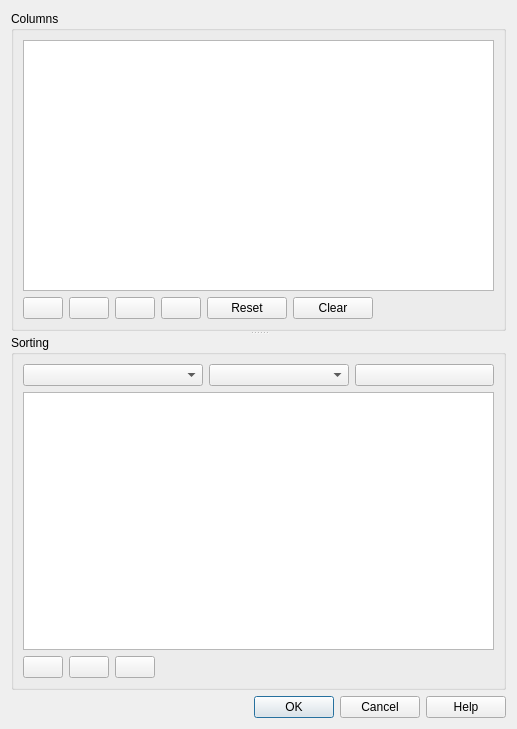
<?xml version="1.0" encoding="UTF-8"?>
<ui version="4.0">
 <class>QgsLayoutAttributeSelectionDialogBase</class>
 <widget class="QDialog" name="QgsLayoutAttributeSelectionDialogBase">
  <property name="geometry">
   <rect>
    <x>0</x>
    <y>0</y>
    <width>517</width>
    <height>729</height>
   </rect>
  </property>
  <property name="windowTitle">
   <string>Select Attributes</string>
  </property>
  <layout class="QGridLayout" name="gridLayout_2">
   <item row="0" column="0">
    <widget class="QSplitter" name="splitter">
     <property name="orientation">
      <enum>Qt::Vertical</enum>
     </property>
     <widget class="QGroupBox" name="mAttributesGroupBox">
      <property name="title">
       <string>Columns</string>
      </property>
      <layout class="QGridLayout" name="gridLayout">
       <item row="1" column="0">
        <layout class="QHBoxLayout" name="horizontalLayout_2">
         <item>
          <widget class="QPushButton" name="mColumnUpPushButton">
           <property name="text">
            <string/>
           </property>
           <property name="icon">
            <iconset resource="../../../images/images.qrc">
             <normaloff>:/images/themes/default/mActionArrowUp.svg</normaloff>:/images/themes/default/mActionArrowUp.svg</iconset>
           </property>
          </widget>
         </item>
         <item>
          <widget class="QPushButton" name="mColumnDownPushButton">
           <property name="text">
            <string/>
           </property>
           <property name="icon">
            <iconset resource="../../../images/images.qrc">
             <normaloff>:/images/themes/default/mActionArrowDown.svg</normaloff>:/images/themes/default/mActionArrowDown.svg</iconset>
           </property>
          </widget>
         </item>
         <item>
          <widget class="QPushButton" name="mAddColumnPushButton">
           <property name="text">
            <string/>
           </property>
           <property name="icon">
            <iconset resource="../../../images/images.qrc">
             <normaloff>:/images/themes/default/symbologyAdd.svg</normaloff>:/images/themes/default/symbologyAdd.svg</iconset>
           </property>
          </widget>
         </item>
         <item>
          <widget class="QPushButton" name="mRemoveColumnPushButton">
           <property name="text">
            <string/>
           </property>
           <property name="icon">
            <iconset resource="../../../images/images.qrc">
             <normaloff>:/images/themes/default/symbologyRemove.svg</normaloff>:/images/themes/default/symbologyRemove.svg</iconset>
           </property>
          </widget>
         </item>
         <item>
          <widget class="QPushButton" name="mResetColumnsPushButton">
           <property name="text">
            <string>Reset</string>
           </property>
          </widget>
         </item>
         <item>
          <widget class="QPushButton" name="mClearColumnsPushButton">
           <property name="text">
            <string>Clear</string>
           </property>
          </widget>
         </item>
        </layout>
       </item>
       <item row="1" column="1">
        <spacer name="horizontalSpacer">
         <property name="orientation">
          <enum>Qt::Horizontal</enum>
         </property>
         <property name="sizeHint" stdset="0">
          <size>
           <width>77</width>
           <height>20</height>
          </size>
         </property>
        </spacer>
       </item>
       <item row="0" column="0" colspan="2">
        <widget class="QTableView" name="mColumnsTableView">
         <property name="editTriggers">
          <set>QAbstractItemView::AllEditTriggers</set>
         </property>
         <property name="showDropIndicator" stdset="0">
          <bool>false</bool>
         </property>
         <property name="dragEnabled">
          <bool>false</bool>
         </property>
         <property name="dragDropOverwriteMode">
          <bool>false</bool>
         </property>
         <property name="dragDropMode">
          <enum>QAbstractItemView::NoDragDrop</enum>
         </property>
         <property name="defaultDropAction">
          <enum>Qt::IgnoreAction</enum>
         </property>
         <property name="selectionMode">
          <enum>QAbstractItemView::MultiSelection</enum>
         </property>
         <property name="selectionBehavior">
          <enum>QAbstractItemView::SelectRows</enum>
         </property>
         <property name="wordWrap">
          <bool>false</bool>
         </property>
         <property name="cornerButtonEnabled">
          <bool>false</bool>
         </property>
        </widget>
       </item>
      </layout>
     </widget>
     <widget class="QGroupBox" name="mSortingGroupBox">
      <property name="title">
       <string>Sorting</string>
      </property>
      <layout class="QGridLayout" name="gridLayout_3">
       <item row="0" column="0">
        <layout class="QHBoxLayout" name="horizontalLayout_3">
         <item>
          <widget class="QComboBox" name="mSortColumnComboBox">
           <property name="minimumSize">
            <size>
             <width>180</width>
             <height>0</height>
            </size>
           </property>
          </widget>
         </item>
         <item>
          <widget class="QComboBox" name="mOrderComboBox">
           <property name="minimumSize">
            <size>
             <width>100</width>
             <height>0</height>
            </size>
           </property>
          </widget>
         </item>
         <item>
          <widget class="QPushButton" name="mAddSortColumnPushButton">
           <property name="maximumSize">
            <size>
             <width>16777215</width>
             <height>16777215</height>
            </size>
           </property>
           <property name="text">
            <string/>
           </property>
           <property name="icon">
            <iconset resource="../../../images/images.qrc">
             <normaloff>:/images/themes/default/symbologyAdd.svg</normaloff>:/images/themes/default/symbologyAdd.svg</iconset>
           </property>
          </widget>
         </item>
        </layout>
       </item>
       <item row="2" column="0">
        <layout class="QHBoxLayout" name="horizontalLayout">
         <item>
          <widget class="QPushButton" name="mSortColumnUpPushButton">
           <property name="text">
            <string/>
           </property>
           <property name="icon">
            <iconset resource="../../../images/images.qrc">
             <normaloff>:/images/themes/default/mActionArrowUp.svg</normaloff>:/images/themes/default/mActionArrowUp.svg</iconset>
           </property>
          </widget>
         </item>
         <item>
          <widget class="QPushButton" name="mSortColumnDownPushButton">
           <property name="text">
            <string/>
           </property>
           <property name="icon">
            <iconset resource="../../../images/images.qrc">
             <normaloff>:/images/themes/default/mActionArrowDown.svg</normaloff>:/images/themes/default/mActionArrowDown.svg</iconset>
           </property>
          </widget>
         </item>
         <item>
          <widget class="QPushButton" name="mRemoveSortColumnPushButton">
           <property name="text">
            <string/>
           </property>
           <property name="icon">
            <iconset resource="../../../images/images.qrc">
             <normaloff>:/images/themes/default/symbologyRemove.svg</normaloff>:/images/themes/default/symbologyRemove.svg</iconset>
           </property>
          </widget>
         </item>
         <item>
          <spacer name="horizontalSpacer_2">
           <property name="orientation">
            <enum>Qt::Horizontal</enum>
           </property>
           <property name="sizeHint" stdset="0">
            <size>
             <width>40</width>
             <height>20</height>
            </size>
           </property>
          </spacer>
         </item>
        </layout>
       </item>
       <item row="1" column="0">
        <widget class="QTableView" name="mSortColumnTableView">
         <property name="editTriggers">
          <set>QAbstractItemView::AllEditTriggers</set>
         </property>
         <property name="selectionMode">
          <enum>QAbstractItemView::SingleSelection</enum>
         </property>
         <property name="selectionBehavior">
          <enum>QAbstractItemView::SelectRows</enum>
         </property>
        </widget>
       </item>
      </layout>
     </widget>
    </widget>
   </item>
   <item row="1" column="0">
    <widget class="QDialogButtonBox" name="buttonBox">
     <property name="orientation">
      <enum>Qt::Horizontal</enum>
     </property>
     <property name="standardButtons">
      <set>QDialogButtonBox::Cancel|QDialogButtonBox::Help|QDialogButtonBox::Ok</set>
     </property>
    </widget>
   </item>
  </layout>
 </widget>
 <tabstops>
  <tabstop>mColumnsTableView</tabstop>
  <tabstop>mColumnUpPushButton</tabstop>
  <tabstop>mColumnDownPushButton</tabstop>
  <tabstop>mAddColumnPushButton</tabstop>
  <tabstop>mRemoveColumnPushButton</tabstop>
  <tabstop>mResetColumnsPushButton</tabstop>
  <tabstop>mSortColumnComboBox</tabstop>
  <tabstop>mOrderComboBox</tabstop>
  <tabstop>mAddSortColumnPushButton</tabstop>
  <tabstop>mSortColumnTableView</tabstop>
  <tabstop>mSortColumnUpPushButton</tabstop>
  <tabstop>mSortColumnDownPushButton</tabstop>
  <tabstop>mRemoveSortColumnPushButton</tabstop>
  <tabstop>buttonBox</tabstop>
 </tabstops>
 <resources>
  <include location="../../../images/images.qrc"/>
 </resources>
 <connections>
  <connection>
   <sender>buttonBox</sender>
   <signal>accepted()</signal>
   <receiver>QgsLayoutAttributeSelectionDialogBase</receiver>
   <slot>accept()</slot>
   <hints>
    <hint type="sourcelabel">
     <x>248</x>
     <y>254</y>
    </hint>
    <hint type="destinationlabel">
     <x>157</x>
     <y>274</y>
    </hint>
   </hints>
  </connection>
  <connection>
   <sender>buttonBox</sender>
   <signal>rejected()</signal>
   <receiver>QgsLayoutAttributeSelectionDialogBase</receiver>
   <slot>reject()</slot>
   <hints>
    <hint type="sourcelabel">
     <x>316</x>
     <y>260</y>
    </hint>
    <hint type="destinationlabel">
     <x>286</x>
     <y>274</y>
    </hint>
   </hints>
  </connection>
 </connections>
</ui>
